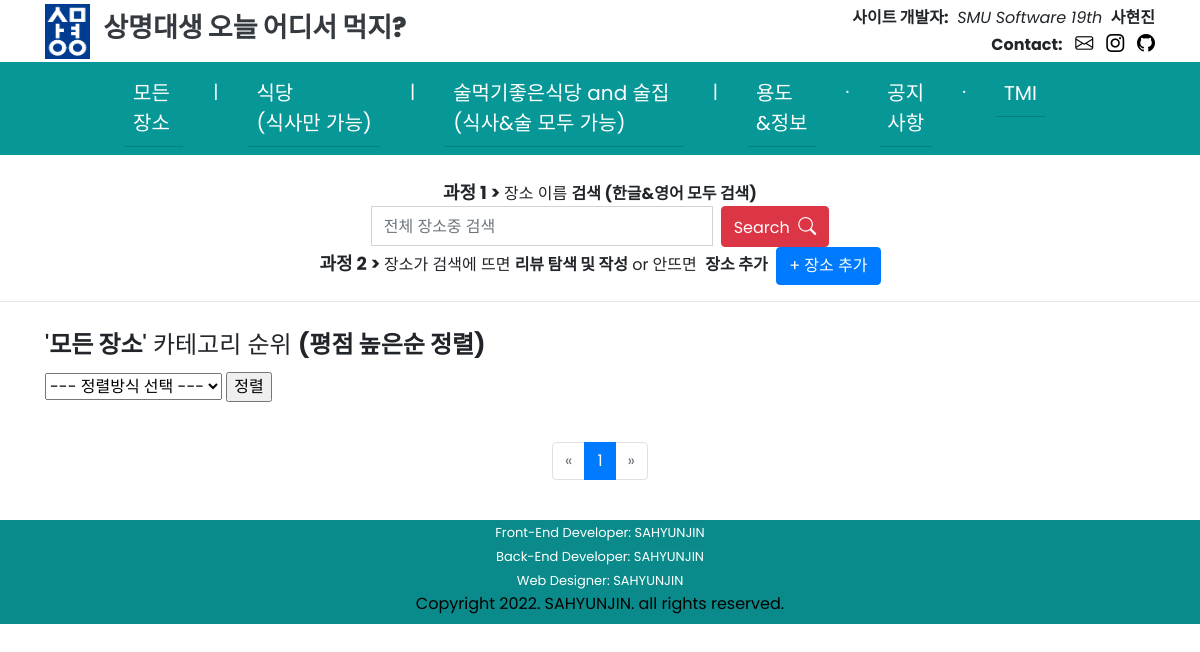
Before: /SMUeat/place/all/list/highpoint/ with the older database file.
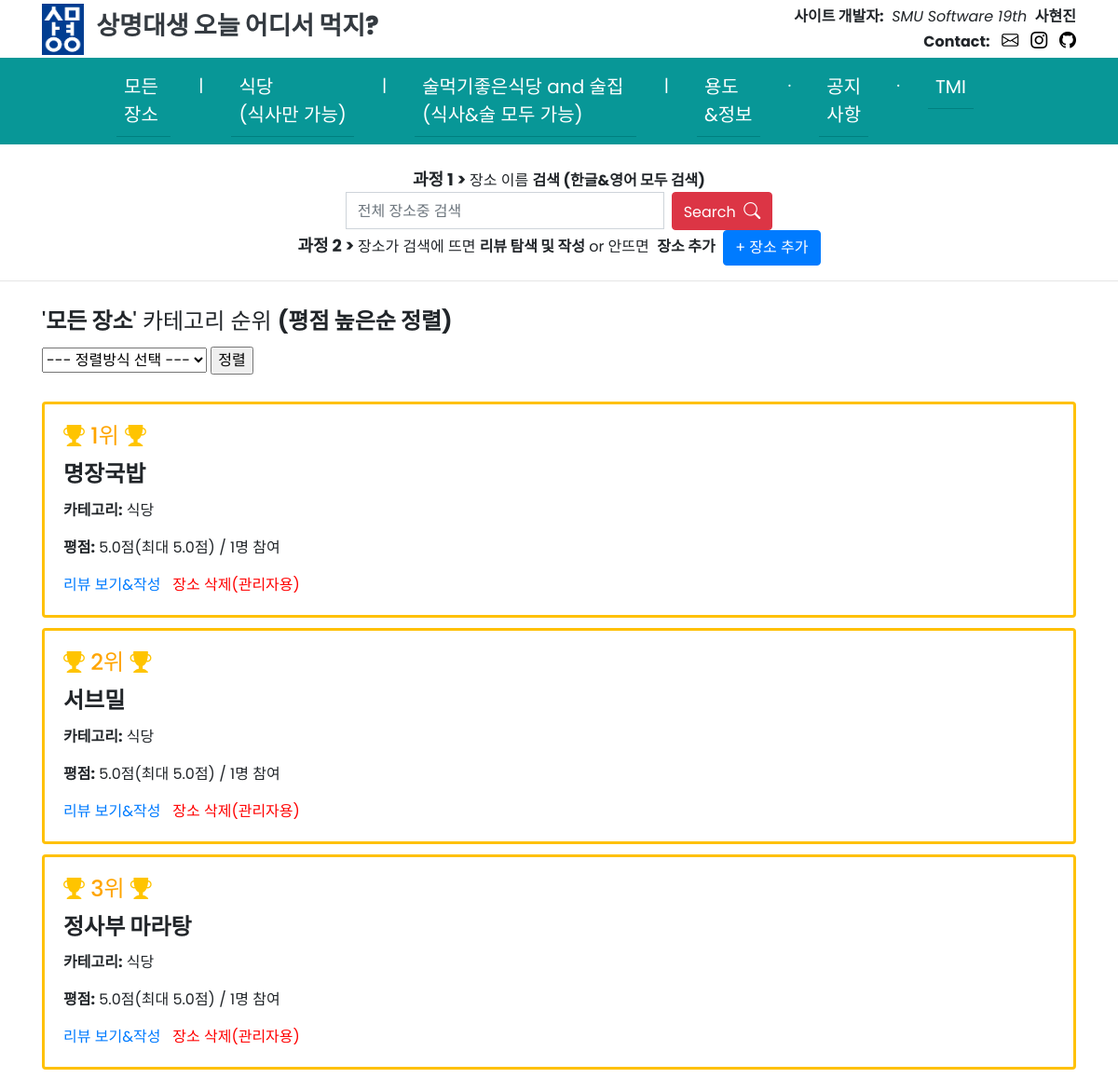
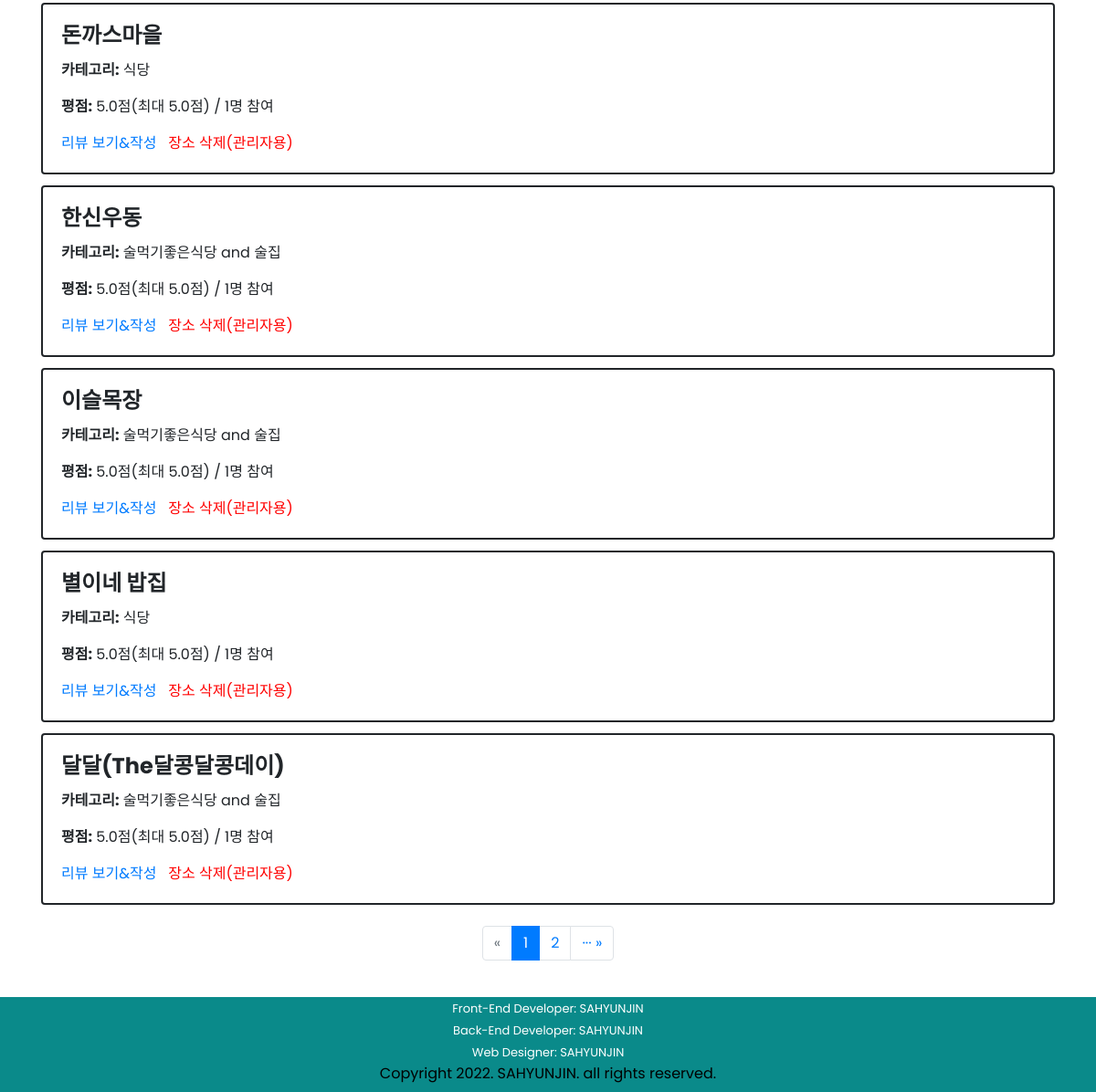
After: the same page with the newer database file (2 pictures, top to bottom).
### SMUeat/models.py (models this page shows)
class Place(models.Model):
    name = models.CharField(max_length=30)
    PLACE_CATEGORY_CHOICES = (
    ('식당', '식당'),
    ('술먹기좋은식당 and 술집', '술먹기좋은식당 and 술집'),
    )
    category = models.CharField(max_length=40, choices=PLACE_CATEGORY_CHOICES)
    created_at = models.DateTimeField(auto_now_add=True)
    updated_at = models.DateTimeField(auto_now=True)

### SMUeat/views.py (the view, shortened to what this page needs)
# urls.py: path('place/<str:category_link>/list/<str:sorting_name>/', views.place_sorting, name='place-sorting'),
def place_sorting(request, category_link, sorting_name):
    if category_link=='all':
        if(sorting_name == "highpoint"):
            places = Place.objects.all().annotate(review_count=Count('review')).annotate(average_point=Avg('review__point')).order_by('-average_point', '-review_count', '-created_at')  # 평점높은순
            paginator = Paginator(places, 8)
            page = request.GET.get('page')
            page_places = paginator.get_page(page)
            context = {
                'places':page_places,
                'sort': '평점 높은순 정렬',
                'category_link': category_link
            }
        return render(request, 'SMUeat/place_list.html', context)

### SMUeat/templates/SMUeat/place_list.html (shortened to what this page needs)
{% extends 'SMUeat/base.html' %}
{% load static %}
{% block content %}
<div class="container">
    {% if 'all' in category_link %}
    <h4 style="display:inline">'<strong>모든 장소</strong>' 카테고리 순위 <strong><span class="space"><br></span>({{ sort }})</strong></h4>&nbsp;&nbsp;
    {% elif 'restaurant' in category_link %}
    <h4 style="display:inline">'<strong>식당</strong>' 카테고리 순위 <strong><span class="space"><br></span>({{ sort }})</strong></h4>&nbsp;&nbsp;
    {% elif 'alcohol' in category_link %}
    <h4 style="display:inline">'<strong>술먹기좋은식당 and 술집</strong>'&nbsp;<span class="space3"><br></span>카테고리 순위 <strong><span class="space"><br></span>({{ sort }})</strong></h4>&nbsp;&nbsp;
    {% endif %}
    <div style="line-height: 80%;"><br></div>
    <form>
        <select id = "sort_select" name = "sort" size="1">
            <option>--- 정렬방식 선택 ---</option>
        </select>
        <input type="button" value="정렬" onclick="sorting();">
    </form>
    <div style="line-height: 180%;"><br></div>
    {% for place in places %}
    <div class="row">
        <div class="col-sm-12">
            {% if places.number == 1 %}
                {% if forloop.counter is 1 or forloop.counter is 2 or forloop.counter is 3 %}
                    <div class="card border-warning" style="border:solid 3px">
                        <div class="card-body">
                            <h4 class="card-title" style="color:orange"><i class="bi bi-trophy-fill" style="font-size: 23px; color:rgb(255, 196, 0)"></i>&nbsp;{{forloop.counter}}위&nbsp;<i class="bi bi-trophy-fill" style="font-size: 23px; color:rgb(255, 196, 0)"></i></h4>
                {% else %}
                    <div class="card" style="border:solid 2px">
                        <div class="card-body">
                {% endif %}
            {% else %}
                <div class="card" style="border:solid 2px">
                    <div class="card-body">
            {% endif %}
                    <h4 class="card-title"><strong>{{ place.name }}</strong></h4>
                    <p class="card-text"><strong>카테고리:</strong> {{ place.category }}</p>
                    <p class="card-text"><strong>평점:</strong>  {{ place.average_point }}점(최대 5.0점)&nbsp;<span class="space2"><br></span>/&nbsp;{{ place.review_count }}명 참여</p>
                    <a href="{% url 'review-list' place_id=place.id %}" class="card-link">리뷰 보기&작성</a>&nbsp;&nbsp;
                    <a href="{% url 'place-delete' place_id=place.id %}" class="card-link" style="color:red;">장소 삭제(관리자용)</a>
                </div>
            </div>
        </div>
    </div>
    <div style="line-height: 70%;"><br></div>
    {% endfor %}
    <div style="line-height: 70%;"><br></div>
    <nav aria-label="show page">
        <ul class="pagination justify-content-center">
            {% if places.has_previous %}
            <li class="page-item">
                <span><a class="page-link" href="?page=1">&laquo; ···</a></span>
            {% else %}
            <li class="page-item disabled">
                <span class="page-link">&laquo;</span>
            {% endif %}
            </li>
            <li class="page-item active" aria-current="page">
                <span class="page-link">{{ places.number }}</span>
            </li>
            {% if places.number !=  places.paginator.num_pages %}
            <li class="page-item">
                <a class="page-link" href="?page={{ places.next_page_number }}">{{ places.next_page_number }}</a>
            </li>
            {% endif %}
            {% if places.has_next %}
            <li class="page-item">
                <span><a class="page-link" href="?page={{ places.paginator.num_pages }}">··· &raquo;</a></span>
            {% else %}
            <li class="page-item disabled">
                <span class="page-link">&raquo;</span>
            {% endif %}
            </li>
        </ul>
    </nav>
</div>
{% endblock %}

### SMUeat/templates/SMUeat/base.html (shortened to what this page needs)
{% load static %}
<!DOCTYPE html>
<html lang="ko">
  <head>
    <link rel="stylesheet" href="https://cdnjs.cloudflare.com/ajax/libs/font-awesome/4.7.0/css/font-awesome.min.css">
    <link rel="stylesheet" href="https://maxcdn.bootstrapcdn.com/bootstrap/4.3.1/css/bootstrap.min.css">
    <link rel="stylesheet" href="https://cdn.jsdelivr.net/npm/bootstrap-icons@1.7.1/font/bootstrap-icons.css">
  </head>
  <body>
    <header class="bg-white">
      <div class="container">
        <div class="row">
          <div class="col-lg-7 col-md-12">
            <div class="bx1">
              <img src="{% static 'SMUeat/상명대마크.png' %}" style="width:45px; height: 55px; margin-right: 9px; margin-bottom: 3px;">
              <a class="navbar-brand text-dark" style="display:inline-block; margin-right: 9px; padding-top: 8px;" href="/SMUeat/">상명대생 오늘 어디서 먹지?<br></a>
            </div>
          </div>
          <div class="col-lg-5 col-md-12">
            <ul class="bx2">
              <li><strong>사이트 개발자:</strong>&nbsp;&nbsp;<em>SMU Software 19th</em>&nbsp;&nbsp;<strong>사현진</strong></li>
              <li><strong>Contact:</strong>&nbsp;&nbsp;
                <a href="mailto:tkguswls1106@gmail.com?subject=SMUeat 문의제목: &body=%0D%0A%0D%0A%0D%0A%0D%0A  -----------------------------------------------------------%0D%0A문의 및 건의사항 및 보완할점 내용을 위에 적어주세요!"><i class="bi bi-envelope"></i></a>&nbsp;&nbsp;
                <a href="https://www.instagram.com/sa.hyunjin/"><i class="bi bi-instagram"></i></a>&nbsp;&nbsp;
                <a href="https://github.com/tkguswls1106"><i class="bi bi-github"></i></a>
              </li>
            </ul>
          </div>
        </div>
      </div>
    </header>
    <nav class="navbar navbar-expand-lg navbar-dark">
      <div class="collapse navbar-collapse" id="collapsibleNavbar">
        <ul class="navbar-nav">
          <li class="nav-item">
            <a class="nav-link" href="/SMUeat/">모든&nbsp;<span class="spacenav"><br></span>장소</a>
          </li>
          <li class="nav-item pt-2">
            <a class="nav-text" style="color: white; font-size: large;"><span class="hig">|</span><span class="wid">-</span></a>
          </li>
          <li class="nav-item">
            <a class="nav-link" href="/SMUeat/place/restaurant/list/highpoint/">식당&nbsp;<span class="spacenav"><br></span>(식사만 가능)</a>
          </li>
          <li class="nav-item pt-2">
            <a class="nav-text" style="color: white; font-size: large;"><span class="hig">|</span><span class="wid">-</span></a>
          </li>
          <li class="nav-item">
            <a class="nav-link" href="/SMUeat/place/alcohol/list/highpoint/">술먹기좋은식당 and 술집&nbsp;<span class="spacenav"><br></span>(식사&술 모두 가능)</a>
          </li>
          <li class="nav-item pt-2">
            <a class="nav-text" style="color: white; font-size: large;"><span class="hig">|</span><span class="wid">-</span></a>
          </li>
          <li class="nav-item">
            <a class="nav-link" href="{% url 'info' %}">용도<span class="spacenav"><br></span>&정보</a>
          </li>
          <li class="nav-item pt-2">
            <a class="nav-text" style="color: white; font-size: large;">·</a>
          </li>
          <li class="nav-item">
            <a class="nav-link" href="{% url 'notice' %}">공지<span class="spacenav"><br></span>사항</a>
          </li>
          <li class="nav-item pt-2">
            <a class="nav-text" style="color: white; font-size: large;">·</a>
          </li>
          <li class="nav-item">
            <a class="nav-link" href="{% url 'tmi' %}">TMI</a>
          </li>
        </ul>
      </div>
    </nav>
    <br>
    <div style="text-align: center;"><strong style="font-size: 18px;">과정 1 >&nbsp;</strong>장소 이름&nbsp;<strong>검색 (한글&영어 모두 검색)</strong></div>
    <div class="row">
        <div class="col"></div>
        <form class="form-inline my-2 my-lg-0 div-to-align" action="{% url 'search' %}" method="post">
          <input class="form-control mr-sm-2" type="text" name="place_search" placeholder="전체 장소중 검색">
          <button class="btn btn-danger my-2 my-sm-0" type="summit">Search&nbsp;&nbsp;<i class="bi bi-search" style="color: white;"></i></button>
        </form>
        <div class="col"></div>
    </div>
    <div style="text-align: center">
        <strong style="font-size: 18px;">과정 2 >&nbsp;</strong>장소가 검색에 뜨면&nbsp;<strong>리뷰 탐색 및 작성</strong>&nbsp;<span class="space4"><br></span>or 안뜨면&nbsp;
        <strong>장소 추가</strong>&nbsp;&nbsp;<button type="button" class="btn btn-primary" onclick="location.href='/SMUeat/place/create/'">+ 장소 추가</button>
    </div>
    <hr style="border: 1; height: 10px; margin-bottom: 19px;">
    {% block content %}
    {% endblock %}
    <br>
    <footer style="text-align: center; height: 104px; background-color: #0a8a8a; color: white;">
      <span style="font-size:small;">
      Front-End Developer: SAHYUNJIN<br>
      Back-End Developer: SAHYUNJIN<br>
      Web Designer: SAHYUNJIN<br>
      </span>
      <span class="copy" style="color: black;">
        Copyright 2022. SAHYUNJIN. all rights reserved.
      </span>
    </footer>
  </body>
</html>

### SMUeat/templates/SMUeat/base.html (style rules this page uses)
body { padding: 0; margin: 0; overflow-x: hidden; font-family: 'Poppins', sans-serif; }
header ul { list-style-type: none; margin: 0; padding: 0; }
header ul li { display: inline-block; text-align: right; float: right; }
.navbar-dark { background: #089797; }
.navbar-brand { font-weight: 800; font-size:27px; }
.navbar-nav { display: inline-flex; margin: 0 auto; }
.navbar-nav li { padding-right: 30px; }
.navbar-nav li a.nav-link { color: #fff !important; font-size: 20px; cursor: pointer; border-bottom: 1px solid #008080; }
.form-control { height: 40px; border-radius: 0px; }
.bi { font-size: 18px; color: black; }
.bx2 { width: 310px; height: 57px; padding-top: 6px; float: right; position: static; }

Changed rows visible on the page:
added Place: name "명장국밥", category "식당", average_point "5.0", review_count "1"
added Place: name "서브밀", category "식당", average_point "5.0", review_count "1"
added Place: name "정사부 마라탕", category "식당", average_point "5.0", review_count "1"
added Place: name "돈까스마을", category "식당", average_point "5.0", review_count "1"
added Place: name "한신우동", category "술먹기좋은식당 and 술집", average_point "5.0", review_count "1"
added Place: name "이슬목장", category "술먹기좋은식당 and 술집", average_point "5.0", review_count "1"
added Place: name "별이네 밥집", category "식당", average_point "5.0", review_count "1"
added Place: name "달달(The달콩달콩데이)", category "술먹기좋은식당 and 술집", average_point "5.0", review_count "1"
Other visible differences:
{{ places.next_page_number }}: (not shown) → "2"
